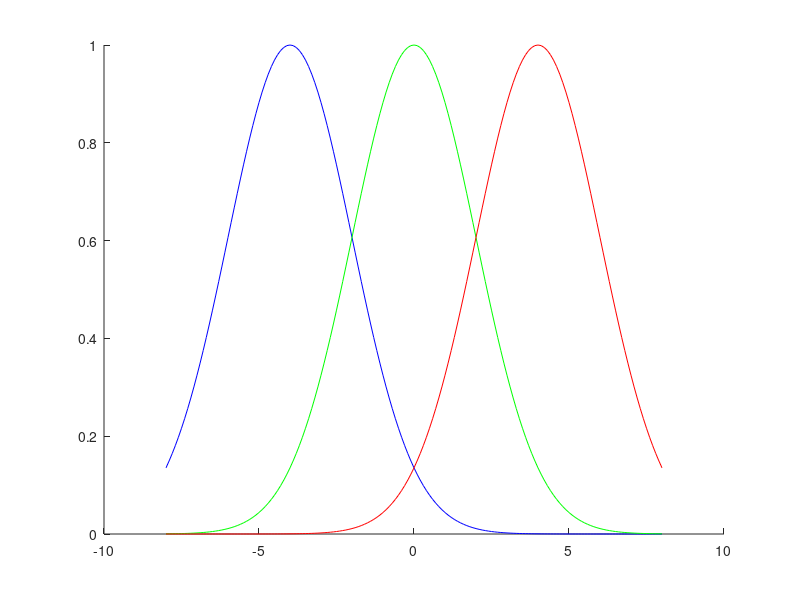
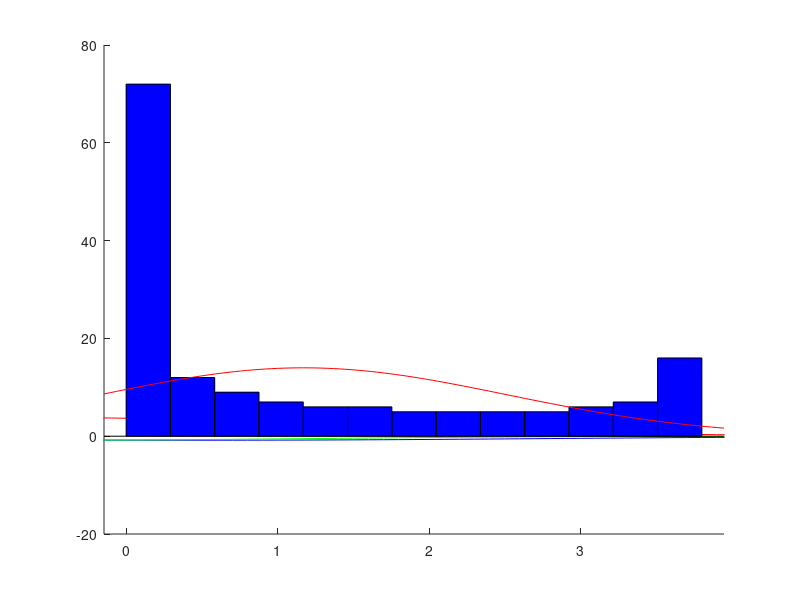

The MATLAB script that drew these images, in order:
clear all; close all;
% construction of radial basis
x = -8:0.1:8;
l = 2;
figure(1); hold on;

mean_x = -4;
Phi = exp(-abs(x-mean_x).^2/(2*l^2));
plot(x,Phi,'b');

mean_x = 0;
Phi = exp(-abs(x-mean_x).^2/(2*l^2));
plot(x,Phi,'g');

mean_x = 4;
Phi = exp(-abs(x-mean_x).^2/(2*l^2));
plot(x,Phi,'r');

% construction
figure(2); hold on;
N = 5; 
w = randn(1,N);
fx = 0; mean_x = -4;
for i=1:N
   mean_x = mean_x + 1;
   Phi = exp(-abs(x-mean_x).^2/(2*l^2));
   fx = fx + w(i)*Phi;
end
plot(x,fx,'b');

w = randn(1,N);
fx = 0; mean_x = -4;
for i=1:N
   mean_x = mean_x + 1;
   Phi = exp(-abs(x-mean_x).^2/(2*l^2));
   fx = fx + w(i)*Phi;
end
plot(x,fx,'g');

w = randn(1,N);
fx = 0; mean_x = -4;
for i=1:N
   mean_x = mean_x + 1;
   Phi = exp(-abs(x-mean_x).^2/(2*l^2));
   fx = fx + w(i)*Phi;
end
plot(x,fx,'r');

histfit(fx);
